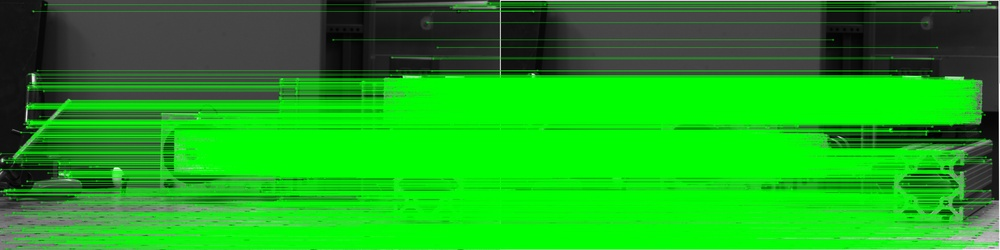
#> input picture buggy/tracks.jpg, 1000 x 250 px, shrunk from 4096 x 1024 before the run, given in place of cam1_00000.tif, which was not available
$ python sv_blob_param_iter.py   (older library calls are emulated)
#> lines starting #> are read from the running program, lines starting #| are printed output that depends on the picture; pictures that were not available may be replaced by others from this repository, and a replacement may not be noted
# -*- coding: utf-8 -*-
"""
Created on Thu Jun 27 13:32:42 2019

@author: svutukur
"""

import numpy as np
import argparse
import cv2
import signal

from functools import wraps
import errno
import os
import copy


image = cv2.imread('cam1_00000.tif')
#> image is the input picture: shape (250, 1000, 3); mean B, G, R 28.5, 164.1, 28.2
orig_image = np.copy(image)
output = image.copy()
gray = cv2.cvtColor(image, cv2.COLOR_BGR2GRAY)
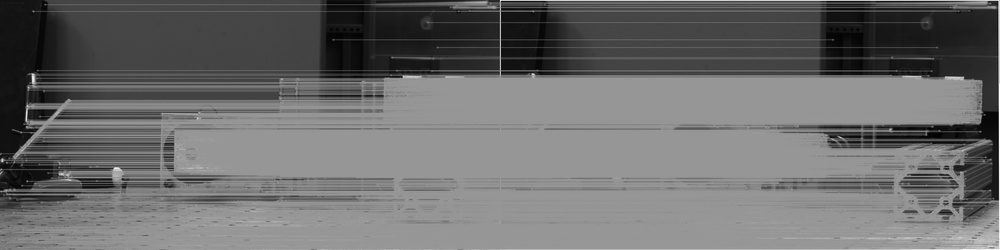
#> gray: shape (250, 1000); min 0, max 255, mean 108.1


circles = cv2.HoughCircles(gray, cv2.HOUGH_GRADIENT, 1, 20,
              param1=30,
              param2=15,
              minRadius=0,
              maxRadius=0)
#> circles = 385 rows, first 8: [192.5, 51.5, 149.7], [202.5, 30.5, 170.6], [217.5, 158.5, 87.9], [862.5, 121.5, 115.6], [701.5, 240.5, 240.8], [240.5, 147.5, 78.9], [670.5, 233.5, 227.9], [649.5, 234.5, 228.9]

print(circles)
#> (printed output is left out)
circles = np.uint16(np.around(circles))
#> circles = 385 rows, first 8: [192, 52, 150], [202, 30, 171], [218, 158, 88], [862, 122, 116], [702, 240, 241], [240, 148, 79], [670, 234, 228], [650, 234, 229]
for i in circles[0,:]:
    cv2.circle(image,(i[0],i[1]),i[2],(0,255,0),2)
    cv2.circle(image,(i[0],i[1]),2,(0,0,255),3)
#> this loop made 385 passes
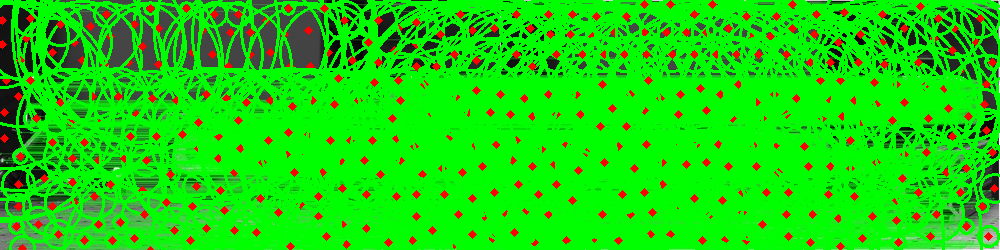
#> image: shape (250, 1000, 3); mean B, G, R 9.8, 211.8, 23.3

cv2.imwrite('circles', image)

circles = None

minimum_circle_size = 100      #this is the range of possible circle in pixels you want to find
maximum_circle_size = 150     #maximum possible circle size you're willing to find in pixels

guess_dp = 1.0

number_of_circles_expected = 3          #we expect to find just one circle
breakout = False

max_guess_accumulator_array_threshold = 100     #minimum of 1, no maximum, (max 300?) the quantity of votes
                                                #needed to qualify for a circle to be found.
circleLog = []

guess_accumulator_array_threshold = max_guess_accumulator_array_threshold

while guess_accumulator_array_threshold > 1 and breakout == False:
    #start out with smallest resolution possible, to find the most precise circle, then creep bigger if none found
    guess_dp = 1.0
    print("resetting guess_dp:" + str(guess_dp))
    while guess_dp < 9 and breakout == False:
        guess_radius = maximum_circle_size
        print("setting guess_radius: " + str(guess_radius))
        print(circles is None)
        while True:

            #iterate through parameters of HoughCircles

            print("guessing radius: " + str(guess_radius) +
                    " and dp: " + str(guess_dp) + " vote threshold: " +
                    str(guess_accumulator_array_threshold))

            circles = cv2.HoughCircles(gray,
                cv2.HOUGH_GRADIENT, #cv2.cv.CV_HOUGH_GRADIENT,
                dp=guess_dp,               #resolution of accumulator array.
                minDist=100,                #number of pixels center of circles should be from each other, hardcode
                param1=50,
                param2=guess_accumulator_array_threshold,
                minRadius=(guess_radius-3),    #HoughCircles will look for circles at minimum this size
                maxRadius=(guess_radius+3)     #HoughCircles will look for circles at maximum this size
                )

            if circles is not None:
                if len(circles[0]) == number_of_circles_expected:
                    print("len of circles: " + str(len(circles)))
                    circleLog.append(copy.copy(circles))
                    print("k1")
                break
                circles = None
            guess_radius -= 5
            if guess_radius < 40:
                break;

        guess_dp += 1.5

    guess_accumulator_array_threshold -= 2
#> after the loop, circleLog = [[[306.2, 221.2, 151.5], [833.8, 28.75, 151.5], [651.2, 28.75, 151.5]], [[306.2, 221.2, 151.5], [833.8, 28.75, 151.5], [651.2, 28.75, 151.5]]]; guess_accumulator_array_threshold = 0

#Return the circleLog with the highest accumulator threshold

# ensure at least some circles were found
for cir in circleLog:
    # convert the (x, y) coordinates and radius of the circles to integers
    output = np.copy(orig_image)

    if (len(cir) > 1):
        print("FAIL before")
        exit()

    print(cir[0, :])

    cir = np.round(cir[0, :]).astype("int")

    for (x, y, r) in cir:
        cv2.circle(output, (x, y), r, (0, 0, 255), 2)
        cv2.rectangle(output, (x - 5, y - 5), (x + 5, y + 5), (0, 128, 255), -1)

    cv2.imwrite("output.jpg", np.hstack([orig_image, output]))
#> this loop made 2 passes
#> cir on passes 1 to 2: [[306, 221, 152], [834, 29, 152], [651, 29, 152]], [[306, 221, 152], [834, 29, 152], [651, 29, 152]]
#> pass 1, `cv2.imwrite("output.jpg", np.hstack([orig_image, output]))`:
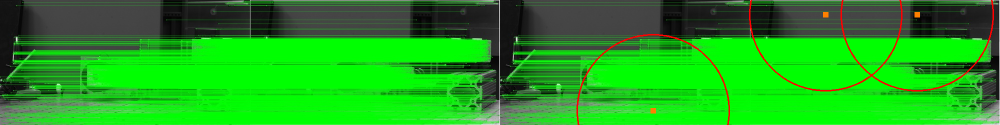
#> saved as output.jpg: shape (250, 2000, 3) (shown at 1/2 size); mean B, G, R 28.2, 162.4, 30.5
#> after the loop:
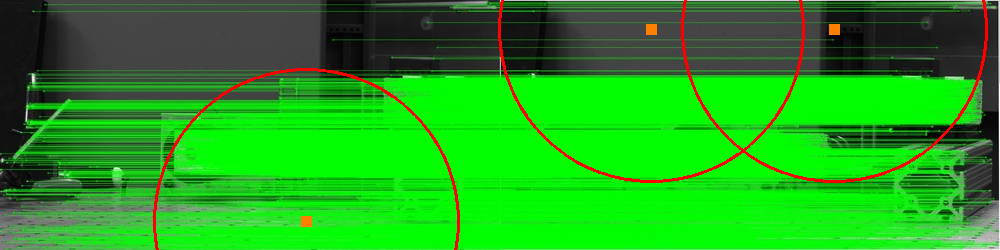
#> output: shape (250, 1000, 3); mean B, G, R 28, 160.7, 32.9

$ run again, on buggy/tracks1.jpg
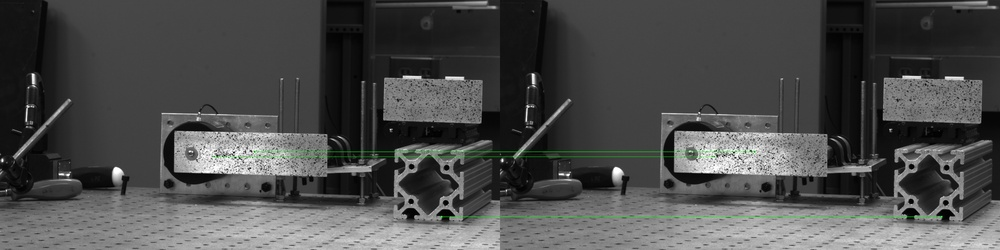
#> input picture buggy/tracks1.jpg, 1000 x 250 px, shrunk from 4096 x 1024 before the run, given in place of cam1_00000.tif, which was not available
#> image is the input picture: shape (250, 1000, 3); mean B, G, R 75.9, 76.5, 75.9
#> `circles = cv2.HoughCircles(gray, cv2.HOUGH_GRADIENT, 1, 20, param1=30,..`: circles = 392 rows, first 8: [600.5, 21.5, 225.9], [624.5, 2.5, 245], [653.5, 27.5, 221.7], [666.5, 1.5, 243.1], [726.5, 41.5, 206.8], [579.5, 28.5, 204.8], [686.5, 85.5, 155.9], [640.5, 54.5, 184.9]
#> (printed output is left out)
#> `circles = np.uint16(np.around(circles))`: circles = 392 rows, first 8: [600, 22, 226], [624, 2, 245], [654, 28, 222], [666, 2, 243], [726, 42, 207], [580, 28, 205], [686, 86, 156], [640, 54, 185]
#> the loop `for i in circles[0,:]:` made 392 passes
#> after the loop `for i in circles[0,:]:`:
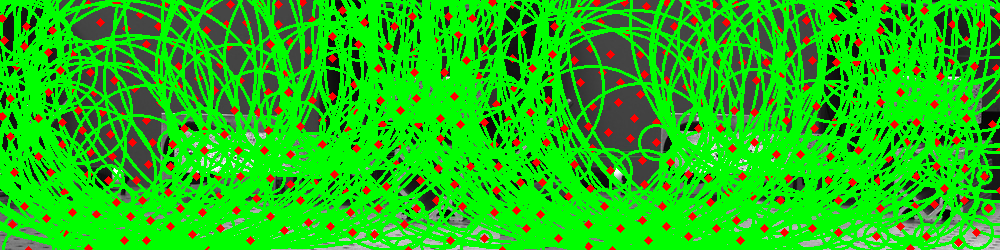
#> image: shape (250, 1000, 3); mean B, G, R 19.3, 190, 32.7
#> after the loop `while guess_accumulator_array_threshold > 1 and breakout == False:`: circleLog = 8 items; guess_accumulator_array_threshold = 0
#> the loop `for cir in circleLog:` made 8 passes
#> cir on passes 1 to 8: [[686, 70, 151], [190, 78, 151], [470, 78, 151]], [[686, 70, 151], [190, 78, 151], [470, 78, 151]], [[686, 70, 151], [190, 78, 151], [470, 78, 151]], [[686, 70, 151], [190, 78, 151], [470, 78, 151]], [[386, 94, 151], [686, 70, 151], [190, 78, 151]], [[631, 84, 149], [431, 154, 152], [414, 46, 152]], [[656, 110, 142], [436, 118, 138], [934, 114, 140]], [[632, 84, 149], [192, 68, 151], [414, 46, 151]]
#> after the loop `for cir in circleLog:`:
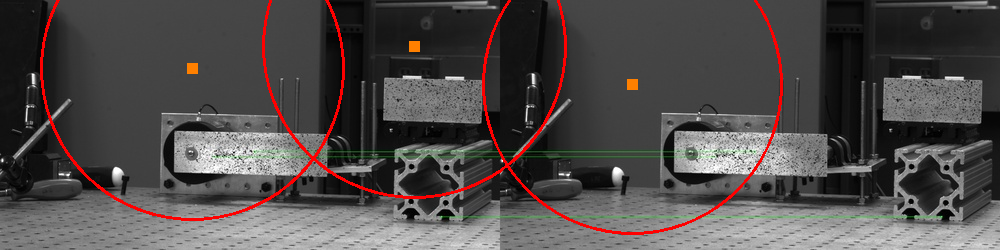
#> output: shape (250, 1000, 3); mean B, G, R 74.3, 75.1, 80.1
